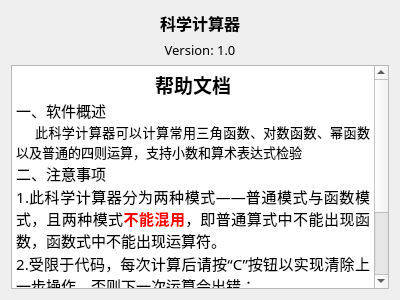
<?xml version="1.0" encoding="UTF-8"?>
<ui version="4.0">
 <class>AboutDialog</class>
 <widget class="QDialog" name="AboutDialog">
  <property name="geometry">
   <rect>
    <x>0</x>
    <y>0</y>
    <width>400</width>
    <height>300</height>
   </rect>
  </property>
  <property name="windowTitle">
   <string>关于本软件</string>
  </property>
  <property name="windowIcon">
   <iconset>
    <normaloff>image/dialog.png</normaloff>image/dialog.png</iconset>
  </property>
  <layout class="QGridLayout" name="gridLayout_2">
   <item row="0" column="0">
    <layout class="QGridLayout" name="gridLayout">
     <item row="3" column="0">
      <widget class="QTextBrowser" name="textBrowser">
       <property name="font">
        <font>
         <family>微软雅黑</family>
         <pointsize>10</pointsize>
        </font>
       </property>
       <property name="html">
        <string>&lt;!DOCTYPE HTML PUBLIC &quot;-//W3C//DTD HTML 4.0//EN&quot; &quot;http://www.w3.org/TR/REC-html40/strict.dtd&quot;&gt;
&lt;html&gt;&lt;head&gt;&lt;meta name=&quot;qrichtext&quot; content=&quot;1&quot; /&gt;&lt;style type=&quot;text/css&quot;&gt;
p, li { white-space: pre-wrap; }
&lt;/style&gt;&lt;/head&gt;&lt;body style=&quot; font-family:'微软雅黑'; font-size:10pt; font-weight:400; font-style:normal;&quot;&gt;
&lt;p align=&quot;center&quot; style=&quot; margin-top:0px; margin-bottom:0px; margin-left:0px; margin-right:0px; -qt-block-indent:0; text-indent:0px;&quot;&gt;&lt;span style=&quot; font-size:14pt; font-weight:600;&quot;&gt;帮助文档&lt;/span&gt;&lt;/p&gt;
&lt;p align=&quot;justify&quot; style=&quot; margin-top:0px; margin-bottom:0px; margin-left:0px; margin-right:0px; -qt-block-indent:0; text-indent:0px;&quot;&gt;&lt;span style=&quot; font-size:11pt;&quot;&gt;一、软件概述&lt;/span&gt;&lt;/p&gt;
&lt;p align=&quot;justify&quot; style=&quot; margin-top:0px; margin-bottom:0px; margin-left:0px; margin-right:0px; -qt-block-indent:0; text-indent:0px;&quot;&gt;     此科学计算器可以计算常用三角函数、对数函数、幂函数以及普通的四则运算，支持小数和算术表达式检验&lt;/p&gt;
&lt;p align=&quot;justify&quot; style=&quot; margin-top:0px; margin-bottom:0px; margin-left:0px; margin-right:0px; -qt-block-indent:0; text-indent:0px;&quot;&gt;&lt;span style=&quot; font-size:11pt;&quot;&gt;二、注意事项&lt;/span&gt;&lt;/p&gt;
&lt;p align=&quot;justify&quot; style=&quot; margin-top:0px; margin-bottom:0px; margin-left:0px; margin-right:0px; -qt-block-indent:0; text-indent:0px;&quot;&gt;&lt;span style=&quot; font-size:11pt;&quot;&gt;1.此科学计算器分为两种模式——普通模式与函数模式，且两种模式&lt;/span&gt;&lt;span style=&quot; font-size:11pt; font-weight:600; color:#ff0000;&quot;&gt;不能混用&lt;/span&gt;&lt;span style=&quot; font-size:11pt;&quot;&gt;，即普通算式中不能出现函数，函数式中不能出现运算符。&lt;/span&gt;&lt;/p&gt;
&lt;p align=&quot;justify&quot; style=&quot; margin-top:0px; margin-bottom:0px; margin-left:0px; margin-right:0px; -qt-block-indent:0; text-indent:0px;&quot;&gt;&lt;span style=&quot; font-size:11pt;&quot;&gt;2.受限于代码，每次计算后请按“C”按钮以实现清除上一步操作，否则下一次运算会出错；&lt;/span&gt;&lt;/p&gt;
&lt;p align=&quot;justify&quot; style=&quot; margin-top:0px; margin-bottom:0px; margin-left:0px; margin-right:0px; -qt-block-indent:0; text-indent:0px;&quot;&gt;&lt;span style=&quot; font-size:11pt;&quot;&gt;3.常数Π和e输入进去的时候会以小数的形式出现，而不是字母；&lt;/span&gt;&lt;/p&gt;
&lt;p align=&quot;justify&quot; style=&quot; margin-top:0px; margin-bottom:0px; margin-left:0px; margin-right:0px; -qt-block-indent:0; text-indent:0px;&quot;&gt;&lt;span style=&quot; font-size:11pt;&quot;&gt;4.软件虽带有算术表达式检验功能，但是无法检验负数，请用“0-正数”代替负数&lt;/span&gt;&lt;/p&gt;&lt;/body&gt;&lt;/html&gt;</string>
       </property>
      </widget>
     </item>
     <item row="1" column="0">
      <widget class="QLabel" name="labelVersion">
       <property name="font">
        <font>
         <family>微软雅黑</family>
         <pointsize>10</pointsize>
        </font>
       </property>
       <property name="text">
        <string>Version: 1.0</string>
       </property>
       <property name="alignment">
        <set>Qt::AlignCenter</set>
       </property>
      </widget>
     </item>
     <item row="0" column="0">
      <widget class="QLabel" name="labelTitle">
       <property name="font">
        <font>
         <family>微软雅黑</family>
         <pointsize>12</pointsize>
         <weight>75</weight>
         <bold>true</bold>
        </font>
       </property>
       <property name="layoutDirection">
        <enum>Qt::LeftToRight</enum>
       </property>
       <property name="text">
        <string>科学计算器</string>
       </property>
       <property name="alignment">
        <set>Qt::AlignCenter</set>
       </property>
       <property name="wordWrap">
        <bool>false</bool>
       </property>
      </widget>
     </item>
    </layout>
   </item>
  </layout>
 </widget>
 <resources/>
 <connections/>
</ui>
